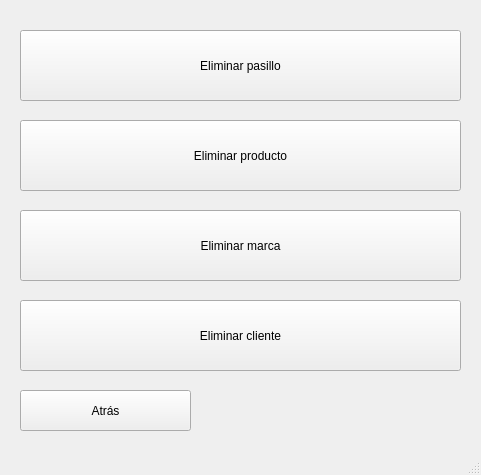
<?xml version="1.0" encoding="UTF-8"?>
<ui version="4.0">
 <class>deleteWindow</class>
 <widget class="QMainWindow" name="deleteWindow">
  <property name="geometry">
   <rect>
    <x>0</x>
    <y>0</y>
    <width>481</width>
    <height>475</height>
   </rect>
  </property>
  <property name="windowTitle">
   <string>MainWindow</string>
  </property>
  <widget class="QWidget" name="centralwidget">
   <widget class="QPushButton" name="insertarProd">
    <property name="geometry">
     <rect>
      <x>20</x>
      <y>120</y>
      <width>441</width>
      <height>71</height>
     </rect>
    </property>
    <property name="text">
     <string>Eliminar producto</string>
    </property>
   </widget>
   <widget class="QPushButton" name="insertarMarca">
    <property name="geometry">
     <rect>
      <x>20</x>
      <y>210</y>
      <width>441</width>
      <height>71</height>
     </rect>
    </property>
    <property name="text">
     <string>Eliminar marca</string>
    </property>
   </widget>
   <widget class="QPushButton" name="insertarPas">
    <property name="geometry">
     <rect>
      <x>20</x>
      <y>30</y>
      <width>441</width>
      <height>71</height>
     </rect>
    </property>
    <property name="text">
     <string>Eliminar pasillo</string>
    </property>
   </widget>
   <widget class="QPushButton" name="back">
    <property name="geometry">
     <rect>
      <x>20</x>
      <y>390</y>
      <width>171</width>
      <height>41</height>
     </rect>
    </property>
    <property name="text">
     <string>Atrás</string>
    </property>
   </widget>
   <widget class="QPushButton" name="insertarCliente">
    <property name="geometry">
     <rect>
      <x>20</x>
      <y>300</y>
      <width>441</width>
      <height>71</height>
     </rect>
    </property>
    <property name="text">
     <string>Eliminar cliente</string>
    </property>
   </widget>
  </widget>
  <widget class="QMenuBar" name="menubar">
   <property name="geometry">
    <rect>
     <x>0</x>
     <y>0</y>
     <width>481</width>
     <height>17</height>
    </rect>
   </property>
  </widget>
  <widget class="QStatusBar" name="statusbar"/>
 </widget>
 <resources/>
 <connections/>
</ui>
